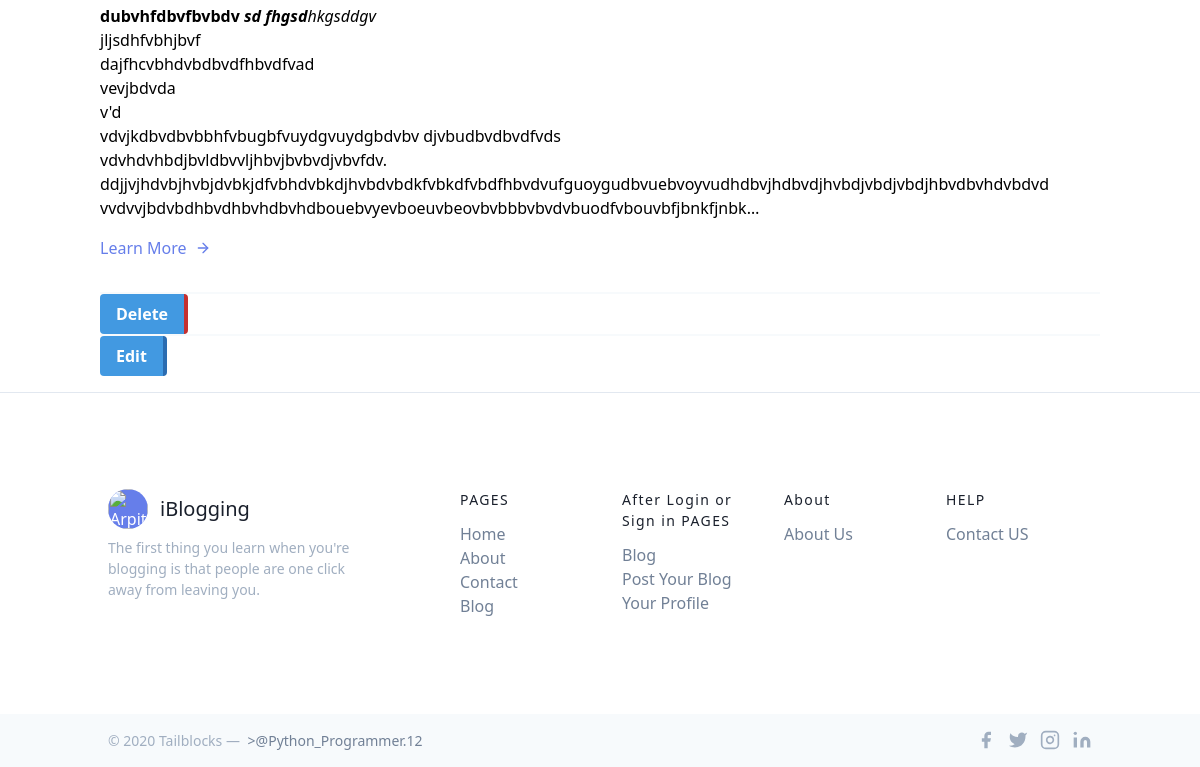
/blog/Postblog (signed in, lower part), run on an earlier commit of the app's database.
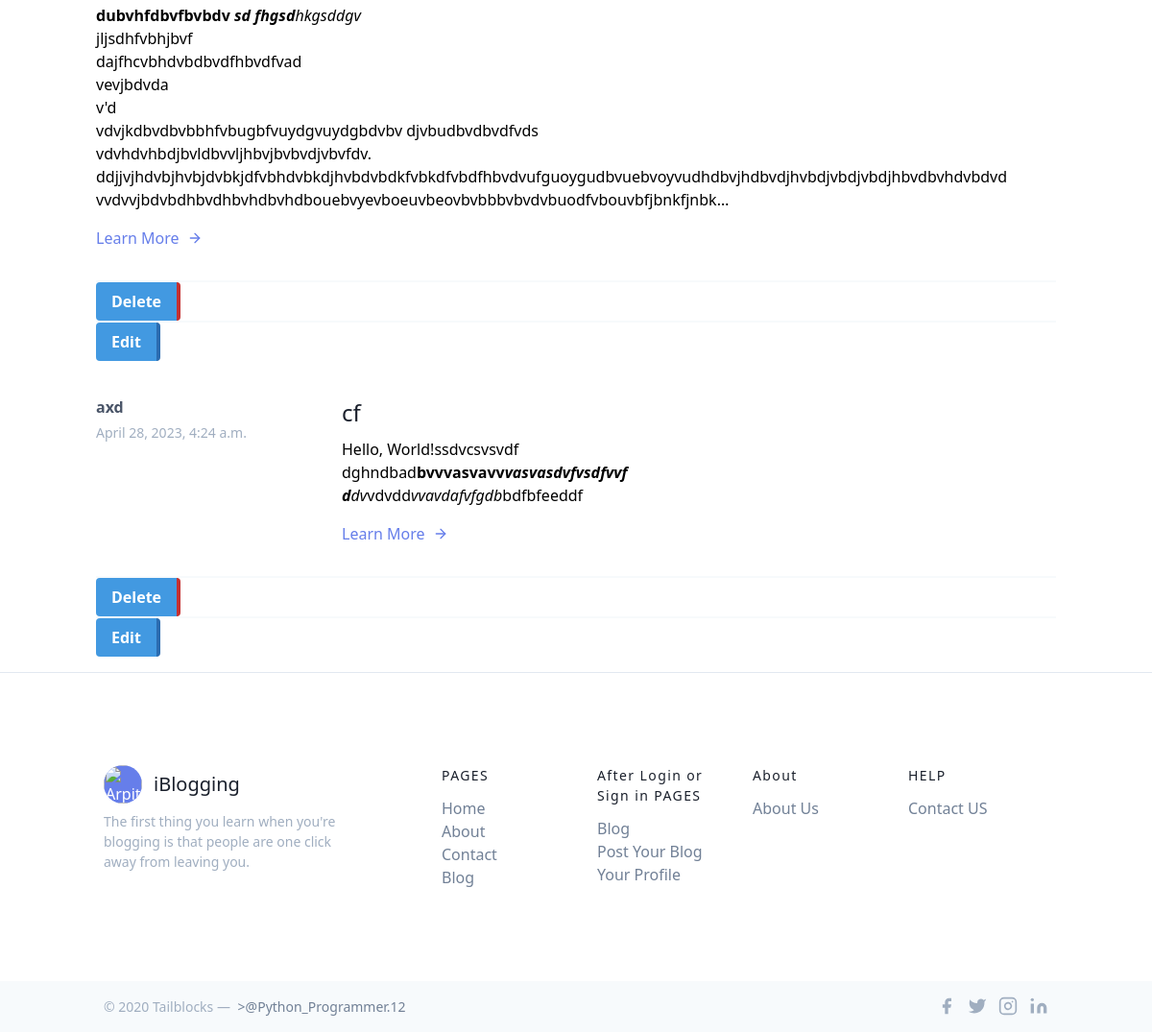
And on a later commit of the database.
### blog/models.py (models this page shows, shortened)
class BlogPost(models.Model):
    sno = models.AutoField(primary_key=True)
    user = models.ForeignKey(User, on_delete=models.CASCADE)
    author = models.CharField(max_length=20)
    mainhead = models.CharField(max_length=50)
    content = models.TextField(null=False)
    slugg = models.CharField(max_length=100)
    aboutauthor = models.CharField(max_length=50)
    views = models.IntegerField(default=1)
    time = models.DateTimeField(default=now)

### blog/views.py (the view, shortened to what this page needs)
# urls.py: path("Postblog", views.Postblog, name="Postblog"),
def Postblog(request):
    if request.user.is_authenticated:
        user = request.user
        blpost = BlogPost.objects.filter(user=user)
        return render(request, "blog/posting.html", {'posts':blpost})
    return HttpResponse("404 - Not Found")

### templates/blog/posting.html (shortened to what this page needs)
{% extends 'maiinn/mains.html' %}
{% block body %}
<div class="container px-3 py-3 mx-auto mt-5">
    {% for post in posts %}
    <div class="my-1 divide-y-2 divide-gray-100">
        <div class="py-8 flex flex-wrap md:flex-nowrap">
            <div class="md:w-64 md:mb-0 mb-6 flex-shrink-0 flex flex-col">
                <span class="font-semibold title-font text-gray-700">{{post.author}}</span>
                <span class="mt-1 text-gray-500 text-sm">{{post.time}}</span>
            </div>
            <div class="md:flex-grow">
                <h2 class="text-2xl font-medium text-gray-900 title-font mb-2"><a
                        href="/blog/{{post.slugg}}">{{post.mainhead}}</a></h2>
                <p class="leading-relaxed">
                <div id="preview">{{post.content|safe|truncatechars:500}}</div>
                </p>
                <a class="text-indigo-500 inline-flex items-center mt-4">Learn More
                    <svg class="w-4 h-4 ml-2" viewBox="0 0 24 24" stroke="currentColor" stroke-width="2" fill="none"
                        stroke-linecap="round" stroke-linejoin="round">
                        <path d="M5 12h14"></path>
                        <path d="M12 5l7 7-7 7"></path>
                    </svg>
                </a>
            </div>
        </div>
        <div>
            <form action="/blog/delet" method="post">{% csrf_token %}
                <button
                    class="bg-blue-500 hover:bg-red-400 text-white font-bold py-2 px-4 border-r-4 border-red-700 hover:border-red-500 rounded"
                    type="submit">Delete</button>
            </form>
        </div>
        <div>
            <form action="/blog/editpost" method="post"> {% csrf_token %}
                <button
                    class="bg-blue-500 hover:bg-blue-400 text-white font-bold py-2 px-4 border-r-4 border-blue-700 hover:border-blue-500 rounded"
                    type="submit">Edit</button>
            </form>
        </div>
    </div>
    {% endfor %}
</div>
<hr>
{% endblock %}

### templates/maiinn/mains.html (shortened to what this page needs)
<!DOCTYPE html>
<html lang="en">
<head>
  <link rel="stylesheet" href="https://unpkg.com/tailwindcss@^1.0/dist/tailwind.min.css">
</head>
<body>
  {% block body %}
  {% endblock body %}
  <footer class="text-gray-600 body-font">
    <div
      class="container px-5 py-24 mx-auto flex md:items-center lg:items-start md:flex-row md:flex-nowrap flex-wrap flex-col">
      <div class="w-64 flex-shrink-0 md:mx-0 mx-auto text-center md:text-left">
        <a class="flex title-font font-medium items-center md:justify-start justify-center text-gray-900">
          <img src="https://source.unsplash.com/50x50/?robots" fill="none" stroke="currentColor" stroke-linecap="round"
            stroke-linejoin="round" stroke-width="2" class="w-10 h-10 text-white bg-indigo-500 rounded-full"
            viewBox="0 0 24 24" title="Arpit Jaiswal">
          <span class="ml-3 text-xl">iBlogging</span>
        </a>
        <p class="mt-2 text-sm text-gray-500">The first thing you learn when you're blogging is that people are one click away from leaving you.</p>
      </div>
      <div class="flex-grow flex flex-wrap md:pl-20 -mb-10 md:mt-0 mt-10 md:text-left text-center">
        <div class="lg:w-1/4 md:w-1/2 w-full px-4">
          <h2 class="title-font font-medium text-gray-900 tracking-widest text-sm mb-3">PAGES</h2>
          <nav class="list-none mb-10">
            <li>
              <a class="text-gray-600 hover:text-gray-800" href="/">Home</a>
            </li>
            <li>
              <a class="text-gray-600 hover:text-gray-800" href="/about">About</a>
            </li>
            <li>
              <a class="text-gray-600 hover:text-gray-800" href="/contact">Contact</a>
            </li>
            <li>
              <a class="text-gray-600 hover:text-gray-800" href="/blog">Blog</a>
            </li>
          </nav>
        </div>
        <div class="lg:w-1/4 md:w-1/2 w-full px-4">
          <h2 class="title-font font-medium text-gray-900 tracking-widest text-sm mb-3">After Login or Sign in PAGES</h2>
          <nav class="list-none mb-10">
            <li>
              <a class="text-gray-600 hover:text-gray-800" href="/blog">Blog</a>
            </li>
            <li>
              <a class="text-gray-600 hover:text-gray-800">Post Your Blog</a>
            </li>
            <li>
              <a class="text-gray-600 hover:text-gray-800">Your Profile</a>
            </li>
          </nav>
        </div>
        <div class="lg:w-1/4 md:w-1/2 w-full px-4">
          <h2 class="title-font font-medium text-gray-900 tracking-widest text-sm mb-3">About</h2>
          <nav class="list-none mb-10">
            <li>
              <a class="text-gray-600 hover:text-gray-800" href="/about">About Us</a>
            </li>
          </nav>
        </div>
        <div class="lg:w-1/4 md:w-1/2 w-full px-4">
          <h2 class="title-font font-medium text-gray-900 tracking-widest text-sm mb-3">HELP</h2>
          <nav class="list-none mb-10">
            <li>
              <a class="text-gray-600 hover:text-gray-800" href="/contact">Contact US</a>
            </li>
          </nav>
        </div>
      </div>
    </div>
    <div class="bg-gray-100">
      <div class="container mx-auto py-4 px-5 flex flex-wrap flex-col sm:flex-row">
        <p class="text-gray-500 text-sm text-center sm:text-left">© 2020 Tailblocks —
          <a href="#" rel="noopener noreferrer" class="text-gray-600 ml-1"
            >@Python_Programmer.12</a>
        </p>
        <span class="inline-flex sm:ml-auto sm:mt-0 mt-2 justify-center sm:justify-start">
          <a class="text-gray-500">
            <svg fill="currentColor" stroke-linecap="round" stroke-linejoin="round" stroke-width="2" class="w-5 h-5"
              viewBox="0 0 24 24">
              <path d="M18 2h-3a5 5 0 00-5 5v3H7v4h3v8h4v-8h3l1-4h-4V7a1 1 0 011-1h3z"></path>
            </svg>
          </a>
          <a class="ml-3 text-gray-500">
            <svg fill="currentColor" stroke-linecap="round" stroke-linejoin="round" stroke-width="2" class="w-5 h-5"
              viewBox="0 0 24 24">
              <path
                d="M23 3a10.9 10.9 0 01-3.14 1.53 4.48 4.48 0 00-7.86 3v1A10.66 10.66 0 013 4s-4 9 5 13a11.64 11.64 0 01-7 2c9 5 20 0 20-11.5a4.5 4.5 0 00-.08-.83A7.72 7.72 0 0023 3z">
              </path>
            </svg>
          </a>
          <a class="ml-3 text-gray-500">
            <svg fill="none" stroke="currentColor" stroke-linecap="round" stroke-linejoin="round" stroke-width="2"
              class="w-5 h-5" viewBox="0 0 24 24">
              <rect width="20" height="20" x="2" y="2" rx="5" ry="5"></rect>
              <path d="M16 11.37A4 4 0 1112.63 8 4 4 0 0116 11.37zm1.5-4.87h.01"></path>
            </svg>
          </a>
          <a class="ml-3 text-gray-500">
            <svg fill="currentColor" stroke="currentColor" stroke-linecap="round" stroke-linejoin="round"
              stroke-width="0" class="w-5 h-5" viewBox="0 0 24 24">
              <path stroke="none"
                d="M16 8a6 6 0 016 6v7h-4v-7a2 2 0 00-2-2 2 2 0 00-2 2v7h-4v-7a6 6 0 016-6zM2 9h4v12H2z"></path>
              <circle cx="4" cy="4" r="2" stroke="none"></circle>
            </svg>
          </a>
        </span>
      </div>
    </div>
  </footer>
</body>
</html>

What changed in the data, as far as the page shows it:
added BlogPost: author "axd", time "April 28, 2023, 4:24 a.m.", mainhead "cf", content "Hello, World!ssdvcsvsvdf dghndbad bvvvasvavv vasvasdvfvsdfvvf d dv vdvdd vvavdafvfgdb bdfbfeeddf"
